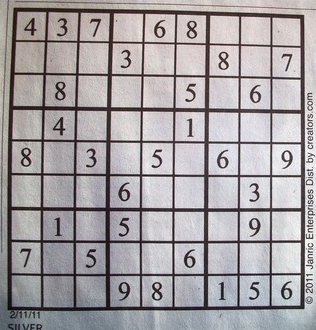
#> input picture HW4/A/Q3/q3.jpg, 316 x 330 px
$ jupyter execute Q3.ipynb
#> lines starting #> are read from the running program, lines starting #| are printed output that depends on the picture; after the words box and inside, x2 and y2 are one past the last pixel; in counts of white or black regions, pixels touching at a corner belong together
# Q3

[cell 1]
import matplotlib.pyplot as plt
import numpy as np
from skimage.io import imread
from skimage.color import rgb2gray
from skimage.filters import threshold_otsu

[cell 2]
# Read the image
### YOUR CODE ###
img = imread('q3.jpg')
#> img is the input picture: shape (330, 316, 3); mean R, G, B 166, 161.3, 163.9
plt.imshow(img)

[cell 3]
# Show the grayscale image
gray_img = rgb2gray(img)
plt.imshow(gray_img, cmap='gray')

[cell 4]
# generate and show histogram of grayscale image

# Create histogram of gray scale image
hist = np.zeros(256, dtype=np.uint32)
for i in range(gray_img.shape[0]):
    for j in range(gray_img.shape[1]):
        hist[int(np.round(gray_img[i, j] * 255))] += 1

# Plot the histogram
plt.bar(range(256), hist, color='blue')

# Labels and title
plt.xlabel('Pixel Intensity')
plt.ylabel('Frequency')
plt.title('Grayscale Image Histogram')

# Show plot
plt.show()
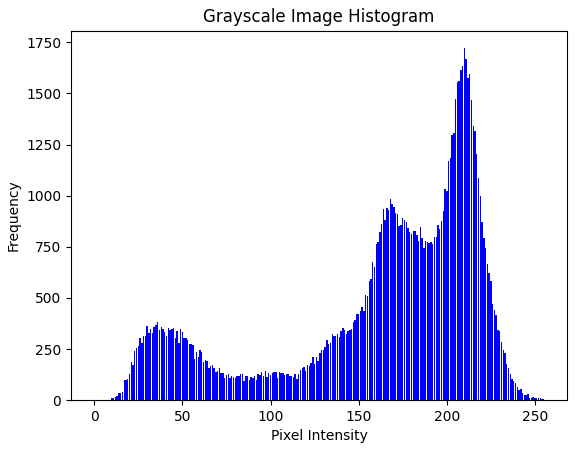
#> figure drawn by matplotlib, 1 panel; tallest bar 1721 high, from x = 209.6 to 210.4

[cell 5]
def threshold_otsu_impl(image, nbins=0.1):

    """
    For this method, do not use any pre-built methods for Otsu's thresholding
    (such as cv2.otsu or skimage). Implement it using numpy.

    Parameters:
    - image (ndarray): A grayscale image represented as a 2D NumPy array.
    - nbins (float): The step size used to iterate through possible threshold values.

    Returns:
    - least_variance_threshold (float): The optimal threshold that minimizes the within-class variance.
    """
#> called with nbins = 0.1

    least_variance_threshold = 0
    least_variance = np.inf
    threshold = 0
    while(threshold <= 1):
        group1 = image[image <= threshold]
        group2 = image[image > threshold]
        var1 = np.var(group1)
        var2 = np.var(group2)
        var = (len(group1)*var1 + len(group2)*var2)/(len(image))
        if var < least_variance:
            least_variance_threshold = threshold
            least_variance = var
        threshold += nbins
#> this loop made 11 passes
#> (var1, var2, var, least_variance) on passes 2 to 6: (0.000183, 0.0483, 15, 15), (0.00133, 0.0281, 8.05, 8.05), (0.00348, 0.0177, 4.95, 4.95), (0.0075, 0.0135, 3.92, 3.92), (0.0153, 0.0104, 3.62, 3.62)
#> (var1, var2, var) on passes 1, 7, 8, 9, 10: (nan, 0.0526, nan), (0.0306, 0.00703, 4.41), (0.0436, 0.00303, 7.24), (0.0487, 0.00108, 10.97), (0.0519, 0.000412, 16.06)
#> after the loop, least_variance = 3.62; least_variance_threshold = 0.5; threshold = 1.1

    return least_variance_threshold

[cell 6]
# Do not change this cell
# thresholding the image using our custom implementation
threshold_c = threshold_otsu_impl(gray_img)
#> threshold_c = 0.5
print(threshold_c)
#| 0.5
bin_img_from_custom = gray_img > threshold_c
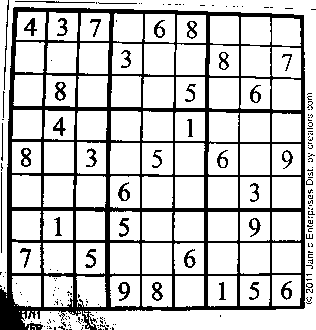
#> bin_img_from_custom: shape (330, 316) bool; 78.9% white; 194 black regions (156 under 20 px), largest, box (x1, y1, x2, y2) and area: (0, 7, 305, 330) 18327, (55, 82, 66, 101) 116, (21, 148, 31, 167) 111

# thresholding the image using the pre-defiend skimage library implementation
threshold_s = threshold_otsu(gray_img)
#> threshold_s = 0.489
bin_img_from_lib = gray_img > threshold_s
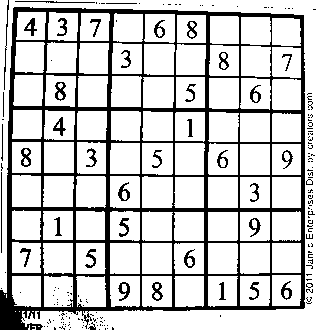
#> bin_img_from_lib: shape (330, 316) bool; 79.4% white; 187 black regions (148 under 20 px), largest, box (x1, y1, x2, y2) and area: (0, 7, 305, 330) 17932, (55, 82, 66, 101) 114, (21, 148, 31, 167) 109

fig, ax = plt.subplots(ncols=3, figsize=(10, 5))
ax[0].set_title("original image")
ax[0].imshow(gray_img, cmap="gray")

ax[1].set_title("custom impl")
ax[1].imshow(bin_img_from_custom, cmap="gray")

ax[2].set_title("library impl")
ax[2].imshow(bin_img_from_lib, cmap="gray")
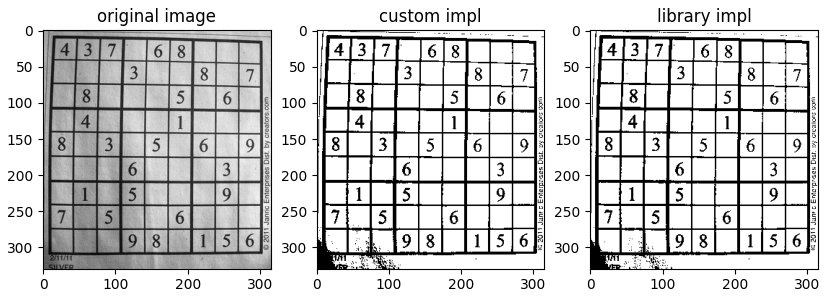
#> figure drawn by matplotlib, 3 panels
